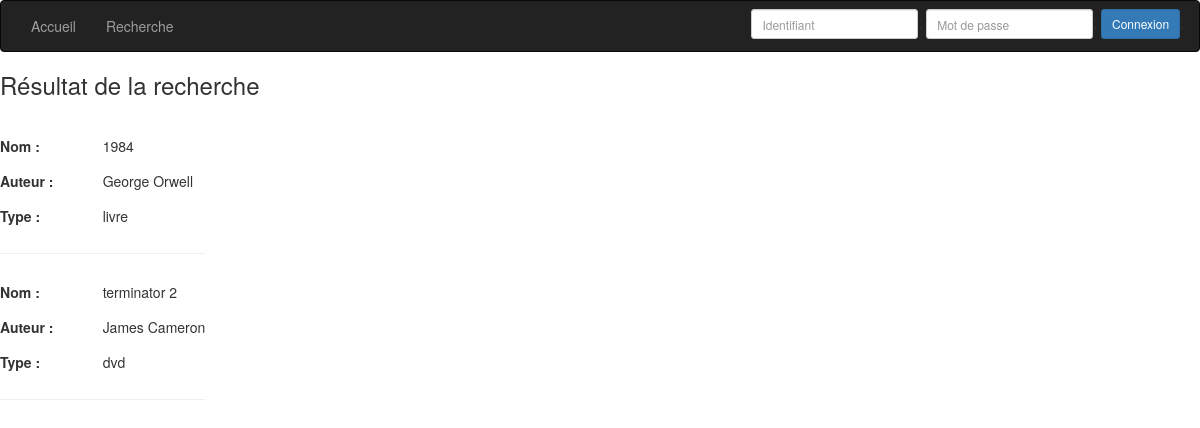
/Controleur/ResultatRecherche.php, run on the app's committed database.
### tables this page shows
CREATE TABLE `ressource` (
  `ID_RESSOURCE` int(11) NOT NULL,
  `NBR_EXEMP` int(11) NOT NULL,
  `CAUTION` float NOT NULL,
  `NBR_JOUR_RETOUR` int(11) NOT NULL,
  `DEREFERENCE` tinyint(1) NOT NULL,
  `TYPE_RESS` varchar(5) NOT NULL,
  `NOM` varchar(100) NOT NULL,
  `AUTEUR` varchar(40) NOT NULL,
  `ANNEE_PUBLI` year(4) NOT NULL,
  `NUM_NIVEAU` int(3) DEFAULT NULL,
  `NUM_ETAGERE` int(3) DEFAULT NULL
);

### Modele/FonctionRecherche.php (called while the page is built, shortened)
<?php
function recherche($nom, $auteur, $type)
{
	include('../Constante/ConnexionBDD.php');
	$req = "SELECT * FROM ressource WHERE DEREFERENCE=0";
	$resultats = $mysqli->query($req);
	return $resultats;
}
?>

### Vue/VueResultatRecherche.php (the view, shortened to what this page needs)
<h3>Résultat de la recherche</h3><br />
<?php
if(mysqli_num_rows($listResultats) > 0)
{
	echo "<table border='0'>";
	while($resultat = mysqli_fetch_array($listResultats))
	{
		echo "<tr>";
			echo "<td height='35'><b>Nom : </b></td>";
			echo "<td height='35'>".$resultat['NOM']."</td>";
		echo "</tr>";
		echo "<tr>";
			echo "<td height='35'><b>Auteur : </b></td>";
			echo "<td height='35'>".$resultat['AUTEUR']."</td>";
		echo "</tr>";
		echo "<tr>";
			echo "<td height='35'><b>Type : </b></td>";
			echo "<td height='35'>".$resultat['TYPE_RESS']."</td>";
		echo "</tr>";
		echo "<tr>";
			echo "<td height='25' width=50%><hr></td>";
			echo "<td height='25' width=50%><hr></td>";
		echo "</tr>";
	}
	echo "</table>";
}
else
{
	echo "Aucun résultat correspondant à votre recherche n'a été trouvé.";
}
?>

### data on the page
ressource: NOM "1984", AUTEUR "George Orwell", TYPE_RESS "livre"
ressource: NOM "terminator 2", AUTEUR "James Cameron", TYPE_RESS "dvd"
